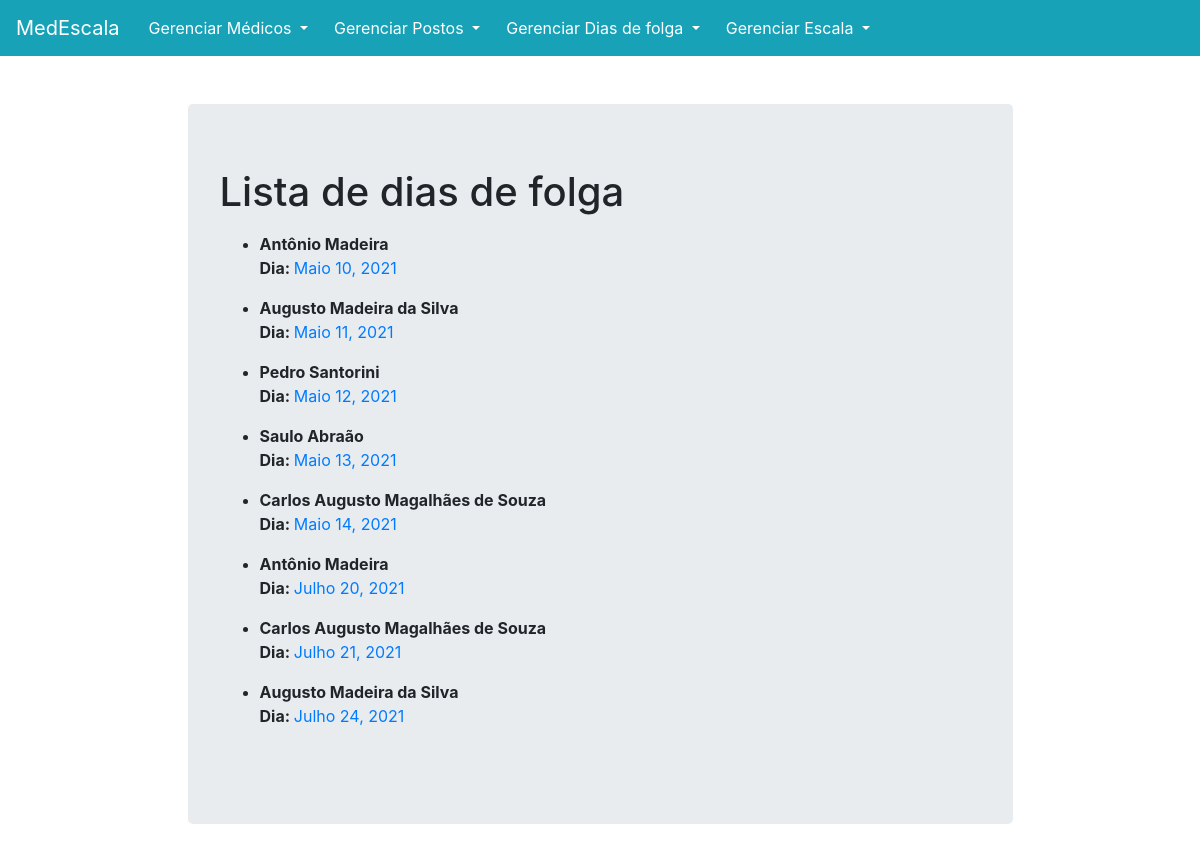
The page /escala_app/dia_de_folga/ on the database its author committed.
### escala_app/models.py (models this page shows, shortened)
class Dia_de_Folga(models.Model):
    medico = models.ForeignKey(Medicos, related_name='dia_de_folga', limit_choices_to={'status': True}, on_delete=models.PROTECT)
    dia_folga = models.DateField(verbose_name="Dia de folga (DD/MM/AAAA)")

class Medicos(models.Model):
    nome = models.CharField(verbose_name="Primeiro nome", max_length=100)
    sobrenome = models.CharField(max_length=100)
    data_admissao = models.DateField(verbose_name="Data de admissão (DD/MM/AAAA)")
    status = models.BooleanField(default=True, verbose_name='Status(para desativar o médico desmarque esta opção):')
    def __str__(self):
        return "{} {}".format(self.nome, self.sobrenome)

### escala_app/views.py (the view)
class FolgaListView(ListView):
    model = Dia_de_Folga
    extra_context={'name': 'dias de folga'}
    context_object_name = 'item_list'
    template_name = 'escala_app/list.html'
    def get_ordering(self):
        ordering = self.request.GET.get('ordering', 'dia_folga')
        return ordering

### escala_app/templates/escala_app/list.html (shortened to what this page needs)
{% extends 'escala_app/base.html'%}
{% block body_block%}
<br><br>
    <div class="jumbotron">
        <h1>Lista de {{name}}</h1>
        <ul>
            {% for item in item_list %}
                {%if "dias de folga" in name%}
                <p><li><b>{{item.medico}}<br>Dia: </b><a href="{% url 'escala_app:detail' pk=item.medico.id%}">{{item.dia_folga}}</a></li></p>
                {%elif "Escala" in name%}
                {%else%}
                <p><li><a href="{{ item.id }}/"><b>{{item.nome}} {{item.sobrenome}}</b></a></li></p>
                {%endif%}
            {% endfor %}
        </ul>
    </div>
{%endblock%}

### rows shown on the page
Dia_de_Folga: medico "Antônio Madeira", dia_folga "Maio 10, 2021"
Dia_de_Folga: medico "Augusto Madeira da Silva", dia_folga "Maio 11, 2021"
Dia_de_Folga: medico "Pedro Santorini", dia_folga "Maio 12, 2021"
Dia_de_Folga: medico "Saulo Abraão", dia_folga "Maio 13, 2021"
Dia_de_Folga: medico "Carlos Augusto Magalhães de Souza", dia_folga "Maio 14, 2021"
Dia_de_Folga: medico "Antônio Madeira", dia_folga "Julho 20, 2021"
Dia_de_Folga: medico "Carlos Augusto Magalhães de Souza", dia_folga "Julho 21, 2021"
Dia_de_Folga: medico "Augusto Madeira da Silva", dia_folga "Julho 24, 2021"

### other values the page prints
{{ name }} "dias de folga"
